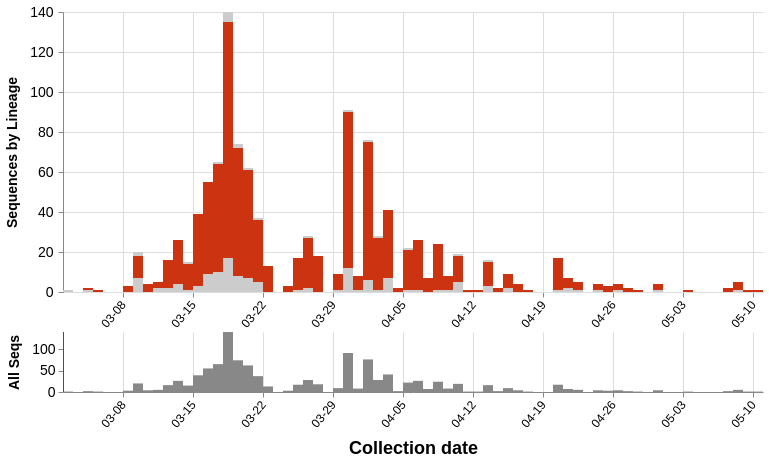

Source (Vega-Lite JSON):
### Vega specification from a JSON file in a GitHub repository (floating-point values rounded to 4 significant figures; data arrays with more than 128 entries replaced by an {"elided": "..."} marker saying what was removed)
{"$schema": "https://vega.github.io/schema/vega/v5.json", "description": "A basic stacked bar chart example.", "comment": "These will be overridden by the container of this vega plot", "width": 700, "height": 380, "padding": 5, "signals": [{"name": "detailHeight", "value": 280}, {"name": "detailClip", "update": "detailHeight == 0"}, {"name": "overviewY", "update": "detailHeight == 0 ? 0 : detailHeight + 40"}, {"name": "overviewHeight", "value": 60}, {"name": "dateRangeStart", "value": 1575158400000, "comment": "Along with dateRangeEnd, these are hard limits on the dates shown. May need to update when we hit 2021. Dates are in milliseconds, unix epoch"}, {"name": "dateRangeEnd", "value": 1609372800000}, {"name": "dateBin", "value": 86400000, "comment": "Binning of observations by date, where date is in milliseconds. Default is 1 day (1000 * 60 * 60 * 24). This should never be less than a day. This is passed to the bin transform of cases_by_date_and_group"}, {"name": "overviewYLabel", "value": "All Seqs", "comment": "Y-axis label of the overview (bottom) panel"}, {"name": "detailYLabel", "value": "Sequences by Lineage", "comment": "Y-axis label of the detail (upper) panel"}, {"name": "yFormat", "value": "s"}, {"name": "stackOffset", "value": "zero", "comment": "Whether to show the counts as percentages ('normalize') or as absolute counts ('zero'). This is passed to the stack transform of cases_by_date_and_group"}, {"name": "cumulativeWindow", "value": [0, 0], "comment": "Window to calculate cumulative counts over. [0, 0] disables this behavior, while [null, 0] does the cumulative counting"}, {"name": "detailDomain", "comment": "The date range selected on the overview (bottom) panel. The units are in JS date objects. If there is no date selected, this should be null."}, {"name": "brush", "value": 0, "comment": "The date range selected on the overview (bottom) panel, in screen-space coordinate units (pixels). This will be converted to dates for the detailDomain signal by referencing the xOverview scale"}, {"name": "delta", "value": 0, "comment": "The difference between windows when dragging a date selection window in the overview (bottom) panel. It is tracked onmousemove and used to update the 'brush' signal after mouseup. Units are in screen-space coordinates (pixels)"}, {"name": "xdown", "value": 0, "comment": "The initial screen-space click location, in screen-space coordinates (pixels), when first clicking on the date range window before dragging it. This is used to calculate the 'delta' signal"}, {"name": "anchor", "value": null, "comment": "The initial 'brush' signal state, when clicking on the date range window to drag it. Units are in screen-space coordinates (pixels). Used to update the 'brush' signal after dragging it."}, {"name": "hoverBar", "value": null, "comment": "Used to store which group is hovered over. Is an object with field 'group'"}, {"name": "clear", "value": true, "comment": "If clicking on anything but a grouped bar, then clear the selection (by clearing the 'selection' data object)", "on": [{"events": "mouseup[!event.item]", "update": "true", "force": true}]}, {"name": "shift", "value": false, "comment": "Track whether or not the shift key is pressed. Used to select multiple groups by holding down shift before clicking", "on": [{"events": "@detailbars:click", "update": "event.shiftKey", "force": true}]}, {"name": "clicked", "value": null, "comment": "Track clicks on the group bars, for selection purposes", "on": [{"events": "@detailbars:click", "update": "{group: datum.group}", "force": true}]}], "data": [{"name": "selected", "comment": "A list of groups that are selected", "values": [{"group": "S|614|D|G"}], "on": [{"trigger": "clear", "remove": true}, {"trigger": "!shift", "remove": true}, {"trigger": "!shift && clicked", "insert": "clicked"}, {"trigger": "shift && clicked", "toggle": "clicked"}]}, {"name": "cases_by_date_and_group", "comment": "Main data object, same as caseData in store", "format": {"parse": {"group": "string", "cases_sum": "number", "date": "date:'%Q'"}}, "values": {"elided": "138 records"}, "transform": [{"comment": "this creates the group_sum field on each item, which is a total sum of all cases for that group across all dates", "type": "joinaggregate", "ops": ["sum"], "fields": ["cases_sum"], "as": ["group_counts"], "groupby": ["group"]}, {"comment": "Bin observations by date. The width of each bin is determined by the signal dateBin. Since the most detail in the date from GISAID is by day, the bin shouldn't ever be smaller than a day.", "type": "bin", "field": "date", "extent": [{"signal": "dateRangeStart"}, {"signal": "dateRangeEnd"}], "step": {"signal": "dateBin"}, "as": ["day_start", "day_end"]}, {"comment": "After binning, combine observations in the same group and day, by taking the sum of the sequence counts. The max aggs on group_counts and color are just to carry the fields over.", "type": "aggregate", "groupby": ["group", "new_group", "day_start", "day_end"], "fields": ["cases_sum", "group_counts", "color"], "ops": ["sum", "max", "max"], "as": ["cases_sum", "group_counts", "color"]}, {"comment": "If a group isn't present in a dateBin that others are, then impute an empty value. This is only important for the cumulative view, so as to keep things consistent. Unfortunately I don't know how to impute for days with no data at all yet. This leads to some gaps in the cumulative view.", "type": "impute", "field": "cases_sum", "key": "day_start", "groupby": ["group", "color", "group_counts"], "value": 0}, {"comment": "Recalculate the day_end from the day_start and dateBin, since the imputation can't work on more than one field at once.", "type": "formula", "expr": "datum.day_start + dateBin", "as": "day_end"}, {"comment": "Calculate the cumulative counts. If we're not running in cumulative mode, then output the cumulative count in a dummy field (determined by the signal windowField). If we are in cumulative mode, then overwrite the cases_sum field.", "type": "window", "sort": {"field": "day_start"}, "groupby": ["group"], "ops": ["sum"], "fields": ["cases_sum"], "as": ["cases_sum_new"], "frame": {"signal": "cumulativeWindow"}}, {"comment": "Stack bars on the same date in preparation for the visualization. Offset (zero vs. normalize) controls counts vs. percentages.", "type": "stack", "groupby": ["day_start"], "sort": {"field": "group"}, "field": "cases_sum_new", "offset": {"signal": "stackOffset"}}]}, {"name": "cases_by_date", "source": "cases_by_date_and_group", "comment": "Collapse cases by date (ignore group), for the data in the overview (bottom) plot", "transform": [{"type": "aggregate", "groupby": ["day_start", "day_end"], "fields": ["cases_sum"], "ops": ["sum"], "as": ["cases_sum_by_date"]}]}], "marks": [{"type": "group", "name": "detail", "comment": "The mark group for the detail (upper) panel", "encode": {"comment": "The width and height should be overridden by the plot's container", "update": {"height": {"signal": "detailHeight"}, "width": {"signal": "width"}}}, "signals": [{"name": "hoverBar", "comment": "Set the hoverBar signal when a bar is hovered over, and clear it when the mouse is hovered over anything else", "push": "outer", "on": [{"events": "@detailbars:mouseover!", "update": "{group: datum.group, date: datum.day_start}"}, {"events": "@detailbars:mouseout!", "update": "null"}]}], "scales": [{"name": "x", "comment": "Provide two fields for the domain, since if we only provide the day_start, the last day will get cut off, and if we only provide day_end, the first day will get cut off", "type": "time", "range": "width", "domain": {"fields": [{"data": "cases_by_date", "field": "day_start"}, {"data": "cases_by_date", "field": "day_end"}]}, "domainRaw": {"signal": "detailDomain"}}, {"name": "y", "comment": "Scale the y axis from 0 to the highest bar height", "type": "linear", "range": [{"signal": "detailHeight"}, 0], "nice": true, "zero": true, "domain": {"data": "cases_by_date_and_group", "field": "y1"}}], "marks": [{"type": "group", "comment": "Not sure why we need a group mark here, but this is how it is in the example plot, so I didn't change it", "encode": {"update": {"clip": {"signal": "detailClip"}, "height": {"field": {"group": "height"}}, "width": {"field": {"group": "width"}}}}, "axes": [{"orient": "bottom", "scale": "x", "zindex": 0, "format": "%m-%d", "tickCount": "week", "grid": true, "gridScale": "y", "gridColor": "#DDD", "labelAngle": 310, "labelAlign": "right", "labelBaseline": "middle", "labelPadding": 5, "labelFontSize": 12}, {"orient": "left", "scale": "y", "format": {"signal": "yFormat"}, "zindex": 0, "grid": true, "gridColor": "#DDD", "title": {"signal": "detailYLabel"}, "titleFontSize": 14, "titlePadding": 10, "labelFontSize": 14, "labelPadding": 5, "tickCount": 5}], "marks": [{"type": "rect", "name": "detailbars", "from": {"data": "cases_by_date_and_group"}, "encode": {"comment": "Define the tooltip and other constant values here", "enter": {"strokeWidth": {"value": 1}, "tooltip": {"signal": "{title: datum.group, 'Total sequences': datum.group_counts, 'Sequences': datum.cases_sum_new, 'Collection date': timeFormat(datum.day_start, '%b %d %Y')}"}}, "update": {"x": {"scale": "x", "field": "day_start"}, "x2": {"scale": "x", "field": "day_end"}, "y": {"scale": "y", "field": "y0"}, "y2": {"scale": "y", "field": "y1"}, "fill": [{"test": "(!length(data('selected')) || indata('selected', 'group', datum.group)) && (datum.cases_sum_new > 0)", "field": "color", "comment": "If this group is selected, or if nothing is selected, then color it normally."}, {"value": "#CCC", "comment": "If there is a selected group and this group isn't one of them, then color it light grey"}], "stroke": [{"test": "hoverBar && hoverBar.group == datum.group && datum.cases_sum_new > 0", "value": "#000", "comment": "If this group is being hovered over, then set outline it black. Since we're imputing empty groups, only highlight groups with more than zero cases."}, {"value": "transparent"}], "zindex": [{"test": "hoverBar && hoverBar.group == datum.group && datum.cases_sum > 0", "value": 3, "comment": "Same as the 'stroke' test, but we also need to set the z-index here since it's possible the outline stroke will get hidden under other bars"}, {"value": 1}]}}}]}]}, {"type": "group", "name": "overview", "comment": "Mark group for the overview (bottom) panel", "encode": {"comment": "The width should be overridden by the plot container", "update": {"x": {"value": 0}, "y": {"signal": "overviewY"}, "width": {"signal": "width"}, "height": {"signal": "overviewHeight"}, "fill": {"value": "transparent"}}}, "signals": [{"name": "brush", "comment": "Trigger the date selection brush when any area of the overview plot is clicked. The update code was originally [x(), x()], but I changed it to snap to days instead of selecting by screen-space pixel. All the code does is convert from screen-space pixels --> date --> days --> round to nearest day --> date --> screen-space pixels. invert() is used to convert from pixels to date, and round(x / 86400000) rounds to the nearest day. round() * 86400000 converts from days back into the date (in milliseconds), and scale() converts from date back into screen-space coordinates. This fragment of code is used in all the signals below for day-snapping.", "push": "outer", "on": [{"events": {"merge": [{"markname": "overview", "type": "mousedown"}, {"markname": "overviewbars", "type": "mousedown"}]}, "update": "[scale('xOverview', round(invert('xOverview', x()) / 86400000) * 86400000), scale('xOverview', round(invert('xOverview', x()) / 86400000) * 86400000)]"}, {"comment": "Clear the brush selection on any double-click", "events": {"merge": [{"markname": "overview", "type": "dblclick"}, {"markname": "brushrect", "type": "dblclick"}]}, "update": "0"}, {"comment": "Update the brush on mousemove. Hold the first point of the range constant (brush[0]), and modify brush[1] by snapping to day as well (see comment above). clamp() is used to ensure that the range stays within the bounds of the plot. Capture mousemove events on both the plot and the bars to allow dragging anywhere on the overview plot", "events": {"merge": [{"source": "window", "type": "mousemove", "between": [{"markname": "overview", "type": "mousedown"}, {"source": "window", "type": "mouseup"}], "consume": true}, {"source": "window", "type": "mousemove", "between": [{"markname": "overviewbars", "type": "mousedown"}, {"source": "window", "type": "mouseup"}], "consume": true}]}, "update": "[brush[0], clamp(scale('xOverview', round(invert('xOverview', x()) / 86400000) * 86400000), 0, width)]"}, {"comment": "When the mousemove is finished (marked by mouseup event), then reorganize the brush vector so that the lesser value is first", "events": {"merge": [{"markname": "overview", "type": "mouseup"}, {"markname": "brushrect", "type": "mouseup"}]}, "update": "abs(span(brush)) <= 2 ? 0 : [brush[0], brush[1]]"}, {"comment": "Capture when the date range window is dragged, and update the ranges. Since the dragging logic implements day-snapping on its own, we don't have to round anything here.", "events": {"signal": "delta"}, "update": "clampRange([anchor[0] + delta, anchor[1] + delta], 0, width)"}]}, {"name": "anchor", "comment": "Make a copy of the brush vector when the date range is clicked. Used by the 'brush' signal to update itself after a date range drag", "push": "outer", "on": [{"events": "@brushrect:mousedown", "update": "slice(brush)"}]}, {"name": "xdown", "comment": "Track the initial drag x-coordinate, and snap to the nearest day. Used to set the 'delta' signal", "push": "outer", "on": [{"events": "@brushrect:mousedown", "update": "scale('xOverview', round(invert('xOverview', x()) / 86400000) * 86400000)"}]}, {"name": "delta", "comment": "Track how far and in what direction the date range was dragged. Snap to the nearest day. Used to set the 'brush' signal after a date range drag", "push": "outer", "on": [{"events": "[@brushrect:mousedown, window:mouseup] > window:mousemove!", "update": "scale('xOverview', round(invert('xOverview', x()) / 86400000) * 86400000) - xdown"}]}, {"name": "detailDomain", "comment": "The same as the 'brush' signal, but in date coordinates instead of screen-space (pixel) coordinates", "push": "outer", "on": [{"events": {"signal": "brush"}, "update": "span(brush) ? invert('xOverview', brush) : null"}]}], "scales": [{"name": "xOverview", "comment": "Provide two fields for the domain, since if we only provide the day_start, the last day will get cut off, and if we only provide day_end, the first day will get cut off", "type": "time", "range": "width", "domain": {"fields": [{"data": "cases_by_date", "field": "day_start"}, {"data": "cases_by_date", "field": "day_end"}]}}, {"name": "yOverview", "type": "linear", "range": [{"signal": "overviewHeight"}, 0], "domain": {"data": "cases_by_date", "field": "cases_sum_by_date"}, "nice": true, "zero": true}], "axes": [{"orient": "bottom", "scale": "xOverview", "title": "Collection date", "titleFontSize": 18, "titlePadding": 10, "format": "%m-%d", "grid": true, "gridColor": "#DDD", "gridScale": "yOverview", "labelAngle": 310, "labelAlign": "right", "labelBaseline": "middle", "labelPadding": 5, "labelFontSize": 12, "tickCount": "week"}, {"orient": "left", "scale": "yOverview", "title": {"signal": "overviewYLabel"}, "titleFontSize": 14, "titlePadding": 10, "labelFontSize": 14, "labelPadding": 3, "tickCount": 3}], "marks": [{"type": "rect", "name": "overviewbars", "from": {"data": "cases_by_date"}, "encode": {"update": {"x": {"scale": "xOverview", "field": "day_start"}, "x2": {"scale": "xOverview", "field": "day_end"}, "y": {"scale": "yOverview", "value": 0}, "y2": {"scale": "yOverview", "field": "cases_sum_by_date"}, "fill": [{"test": "detailDomain && inrange(datum.day_start, [detailDomain[0], detailDomain[1] - 1])", "value": "#f00", "comment": "Color this bar red if it's within the date selection range"}, {"value": "#888"}]}}}, {"type": "rect", "name": "brushrect", "comment": "Draw the date selection range", "encode": {"enter": {"y": {"value": 0}, "height": {"signal": "overviewHeight"}, "fill": {"value": "#333"}, "fillOpacity": {"value": 0.2}}, "update": {"x": {"signal": "brush[0]"}, "x2": {"signal": "brush[1]"}}}}, {"type": "rect", "comment": "Draw the beginning bar of the date selection range", "interactive": false, "encode": {"enter": {"y": {"value": 0}, "height": {"signal": "overviewHeight"}, "width": {"value": 1}, "fill": {"value": "firebrick"}}, "update": {"x": {"signal": "brush[0]"}}}}, {"type": "rect", "comment": "Draw the ending bar of the date selection range", "interactive": false, "encode": {"enter": {"y": {"value": 0}, "height": {"signal": "overviewHeight"}, "width": {"value": 1}, "fill": {"value": "firebrick"}}, "update": {"x": {"signal": "brush[1]"}}}}]}]}
